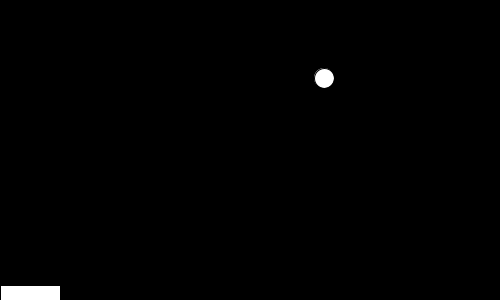
Frame 1 (no input)
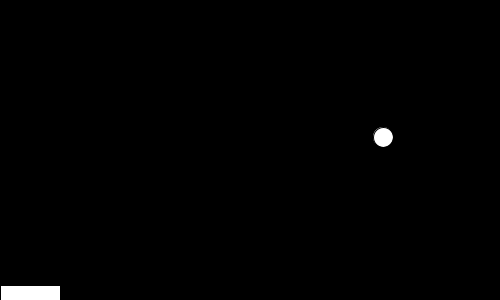
Frame 60 (the mouse pressed at the canvas centre just before this capture)
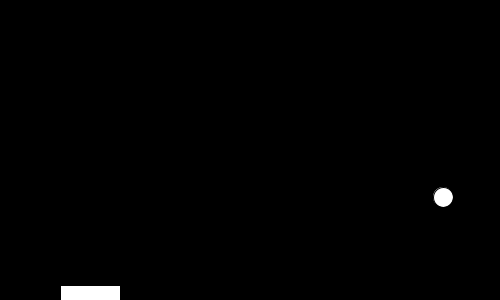
Frame 120 (the mouse held since frame 60 and released just before this capture)

The Processing sketch that drew these frames (run headless with seeded random() and noise(); from frame 60 on, the mouse is pressed at the canvas centre):

// Processing sketch: processing_83182
// ── processing_83182.pde

//Hayley G, CP1, 14-15

Paddle two = new Paddle();
Ball one = new Ball();
int x1;
boolean right = true;
boolean down = true;
void setup()
{
  size (500, 300);
}
void draw()
{
  frameRate(150);
  background(0);
  two.move();
  two.show();
  one.move();
  one.bounce();
  one.show();
  }
class Paddle
{
  void move()
  {
    if (mousePressed == true && mouseX < x1)
    {
      x1--;
    }
    else if (mousePressed == true && mouseX > x1)
    {
      x1++;
    }
  }
  void show()
  {
    fill(255);
    rect(x1, 285, 60, 15);
  }
}
class Ball
{
  int x, y;
  Ball()
  {
    x = int(random(500));
    y = int(random(300));
   }
   void move()
   {
     if (right == true)
     {
       x++;
     }
     else
     {
       x--;
     }
     if (down == true)
     {
       y++;
     }
     else
     {
       y--;
     }
   }
   void bounce()
   {
     if (x < 10)
     {
       right = true;
     }
     if (x > 490)
     {
       right = false;
     }
     if (y < 10)
     {
       down = true;
     }
     if (y > 290)
     {
       down = false;
     }
     if (get(x,y+10) != color(0))
     {
       down = false;
     }
   }
   void show()
   {
     ellipse(x, y, 20, 20);
   }
 }
